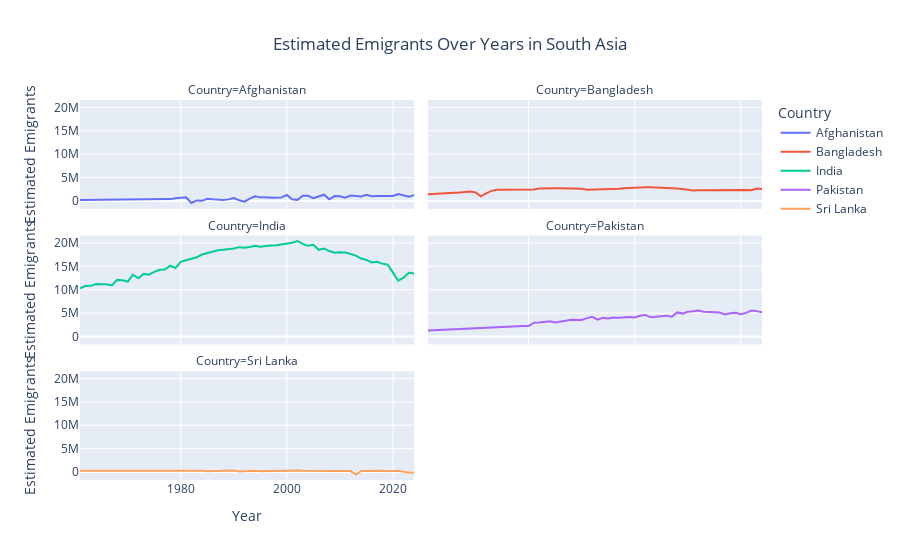

The code cell stored with this chart in its notebook:
### Code cell
import plotly.express as px

fig = px.line(
    df, 
    x='Year', 
    y='emigrants', 
    color='Country',
    facet_col='Country',
    facet_col_wrap=2,  # 2 columns → 3 rows for 5 countries
    title='Estimated Emigrants Over Years in South Asia',
    labels={'emigrants': 'Estimated Emigrants', 'Year': 'Year'}
)

fig.update_layout(
    title_x=0.5,
    xaxis_title='Year',
    yaxis_title='Estimated Emigrants'
)

fig.show()
